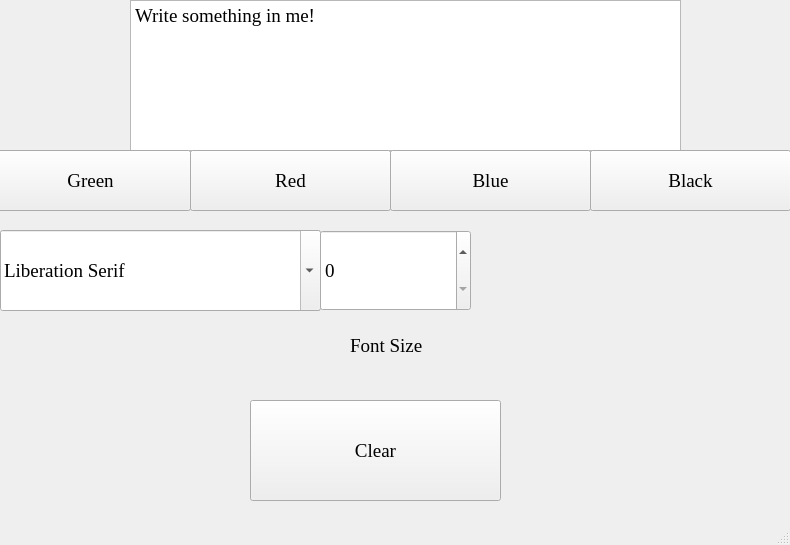
<?xml version="1.0" encoding="UTF-8"?>
<ui version="4.0">
 <class>MainWindow</class>
 <widget class="QMainWindow" name="MainWindow">
  <property name="geometry">
   <rect>
    <x>0</x>
    <y>0</y>
    <width>790</width>
    <height>545</height>
   </rect>
  </property>
  <property name="font">
   <font>
    <family>Times New Roman</family>
    <pointsize>14</pointsize>
   </font>
  </property>
  <property name="windowTitle">
   <string>MainWindow</string>
  </property>
  <widget class="QWidget" name="centralwidget">
   <widget class="QTextEdit" name="textEdit">
    <property name="geometry">
     <rect>
      <x>130</x>
      <y>0</y>
      <width>551</width>
      <height>151</height>
     </rect>
    </property>
    <property name="focusPolicy">
     <enum>Qt::WheelFocus</enum>
    </property>
    <property name="layoutDirection">
     <enum>Qt::LeftToRight</enum>
    </property>
    <property name="html">
     <string>&lt;!DOCTYPE HTML PUBLIC &quot;-//W3C//DTD HTML 4.0//EN&quot; &quot;http://www.w3.org/TR/REC-html40/strict.dtd&quot;&gt;
&lt;html&gt;&lt;head&gt;&lt;meta name=&quot;qrichtext&quot; content=&quot;1&quot; /&gt;&lt;style type=&quot;text/css&quot;&gt;
p, li { white-space: pre-wrap; }
&lt;/style&gt;&lt;/head&gt;&lt;body style=&quot; font-family:'Times New Roman'; font-size:14pt; font-weight:400; font-style:normal;&quot;&gt;
&lt;p style=&quot; margin-top:0px; margin-bottom:0px; margin-left:0px; margin-right:0px; -qt-block-indent:0; text-indent:0px;&quot;&gt;&lt;span style=&quot; font-family:'Times New Roman';&quot;&gt;Write something in me!&lt;/span&gt;&lt;/p&gt;
&lt;p style=&quot;-qt-paragraph-type:empty; margin-top:0px; margin-bottom:0px; margin-left:0px; margin-right:0px; -qt-block-indent:0; text-indent:0px; font-family:'Times New Roman';&quot;&gt;&lt;br /&gt;&lt;/p&gt;&lt;/body&gt;&lt;/html&gt;</string>
    </property>
   </widget>
   <widget class="QPushButton" name="pushButton">
    <property name="geometry">
     <rect>
      <x>250</x>
      <y>400</y>
      <width>251</width>
      <height>101</height>
     </rect>
    </property>
    <property name="mouseTracking">
     <bool>true</bool>
    </property>
    <property name="text">
     <string>Clear</string>
    </property>
   </widget>
   <widget class="QPushButton" name="pushButton_grn">
    <property name="geometry">
     <rect>
      <x>-10</x>
      <y>150</y>
      <width>201</width>
      <height>61</height>
     </rect>
    </property>
    <property name="text">
     <string>Green</string>
    </property>
   </widget>
   <widget class="QPushButton" name="pushButton_rd">
    <property name="geometry">
     <rect>
      <x>190</x>
      <y>150</y>
      <width>201</width>
      <height>61</height>
     </rect>
    </property>
    <property name="text">
     <string>Red</string>
    </property>
   </widget>
   <widget class="QPushButton" name="pushButton_blck">
    <property name="geometry">
     <rect>
      <x>590</x>
      <y>150</y>
      <width>201</width>
      <height>61</height>
     </rect>
    </property>
    <property name="text">
     <string>Black</string>
    </property>
   </widget>
   <widget class="QPushButton" name="pushButton_bl">
    <property name="geometry">
     <rect>
      <x>390</x>
      <y>150</y>
      <width>201</width>
      <height>61</height>
     </rect>
    </property>
    <property name="text">
     <string>Blue</string>
    </property>
   </widget>
   <widget class="QLabel" name="label">
    <property name="geometry">
     <rect>
      <x>350</x>
      <y>320</y>
      <width>101</width>
      <height>51</height>
     </rect>
    </property>
    <property name="text">
     <string>Font Size</string>
    </property>
   </widget>
   <widget class="QFontComboBox" name="fontComboBox">
    <property name="geometry">
     <rect>
      <x>0</x>
      <y>230</y>
      <width>321</width>
      <height>81</height>
     </rect>
    </property>
   </widget>
   <widget class="QSpinBox" name="spinBox">
    <property name="geometry">
     <rect>
      <x>320</x>
      <y>230</y>
      <width>151</width>
      <height>81</height>
     </rect>
    </property>
   </widget>
  </widget>
  <widget class="QStatusBar" name="statusbar"/>
 </widget>
 <resources/>
 <connections>
  <connection>
   <sender>pushButton</sender>
   <signal>clicked()</signal>
   <receiver>textEdit</receiver>
   <slot>clear()</slot>
   <hints>
    <hint type="sourcelabel">
     <x>302</x>
     <y>480</y>
    </hint>
    <hint type="destinationlabel">
     <x>383</x>
     <y>140</y>
    </hint>
   </hints>
  </connection>
  <connection>
   <sender>fontComboBox</sender>
   <signal>currentFontChanged(QFont)</signal>
   <receiver>textEdit</receiver>
   <slot>setCurrentFont(QFont)</slot>
   <hints>
    <hint type="sourcelabel">
     <x>147</x>
     <y>253</y>
    </hint>
    <hint type="destinationlabel">
     <x>182</x>
     <y>71</y>
    </hint>
   </hints>
  </connection>
 </connections>
</ui>
